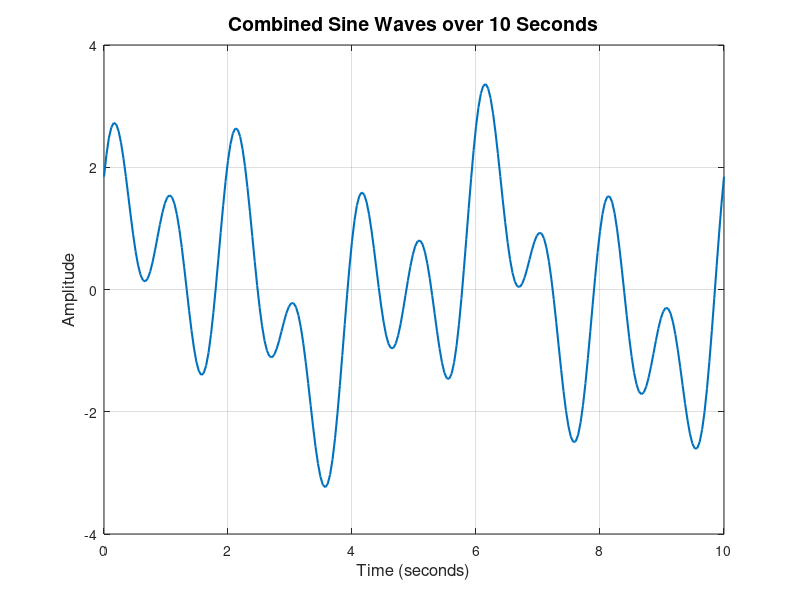

Recreate this plot in MATLAB.
% Parameters
A1 = 1; A2 = 1.2; A3 = 1.4;
phi1 = 0.174533; phi2 = 0.523599; phi3 = 0.872665;
f1 = 0.2; f2 = 0.5; f3 = 1;

% Convert frequencies to angular frequencies
omega1 = 2*pi*f1;
omega2 = 2*pi*f2;
omega3 = 2*pi*f3;

% Number of samples and total time
N = 256;
T = 10; % Total time in seconds

% Calculate time step and generate time vector
t = linspace(0, T, N); % Generates N values evenly spaced between 0 and T

% Calculate the combined wave
y = A1*sin(omega1*t + phi1) + A2*sin(omega2*t + phi2) + A3*sin(omega3*t + phi3);

% Plot the result
figure;
plot(t, y, 'LineWidth', 1.5);
xlabel('Time (seconds)', 'FontSize', 12);
ylabel('Amplitude', 'FontSize', 12);
title('Combined Sine Waves over 10 Seconds', 'FontSize', 14);
grid on;